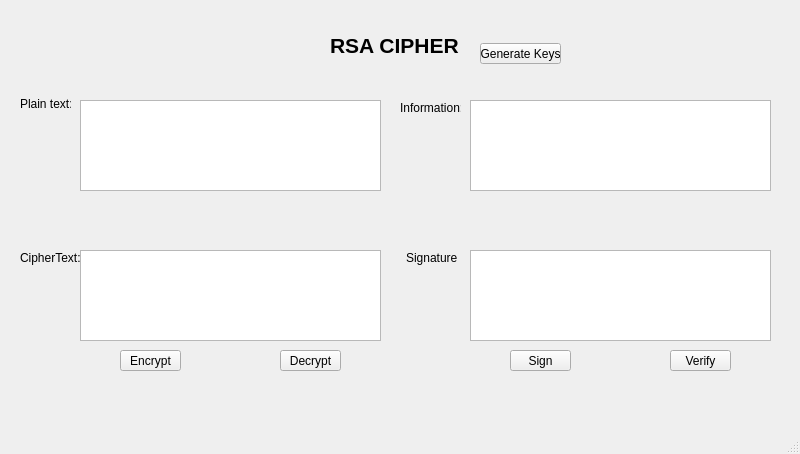
<?xml version="1.0" encoding="UTF-8"?>
<ui version="4.0">
 <class>MainWindow</class>
 <widget class="QMainWindow" name="MainWindow">
  <property name="geometry">
   <rect>
    <x>0</x>
    <y>0</y>
    <width>800</width>
    <height>454</height>
   </rect>
  </property>
  <property name="windowTitle">
   <string>MainWindow</string>
  </property>
  <widget class="QWidget" name="centralwidget">
   <widget class="QTextEdit" name="txt_plain_text">
    <property name="geometry">
     <rect>
      <x>80</x>
      <y>100</y>
      <width>301</width>
      <height>91</height>
     </rect>
    </property>
   </widget>
   <widget class="QLabel" name="label">
    <property name="geometry">
     <rect>
      <x>330</x>
      <y>30</y>
      <width>131</width>
      <height>31</height>
     </rect>
    </property>
    <property name="font">
     <font>
      <pointsize>16</pointsize>
      <weight>75</weight>
      <bold>true</bold>
     </font>
    </property>
    <property name="text">
     <string>RSA CIPHER</string>
    </property>
   </widget>
   <widget class="QPushButton" name="btn_gen_keys">
    <property name="geometry">
     <rect>
      <x>480</x>
      <y>43</y>
      <width>81</width>
      <height>21</height>
     </rect>
    </property>
    <property name="text">
     <string>Generate Keys</string>
    </property>
   </widget>
   <widget class="QLabel" name="label_2">
    <property name="geometry">
     <rect>
      <x>20</x>
      <y>96</y>
      <width>51</width>
      <height>16</height>
     </rect>
    </property>
    <property name="text">
     <string>Plain text:</string>
    </property>
   </widget>
   <widget class="QTextEdit" name="txt_info">
    <property name="geometry">
     <rect>
      <x>470</x>
      <y>100</y>
      <width>301</width>
      <height>91</height>
     </rect>
    </property>
   </widget>
   <widget class="QLabel" name="label_3">
    <property name="geometry">
     <rect>
      <x>400</x>
      <y>100</y>
      <width>61</width>
      <height>16</height>
     </rect>
    </property>
    <property name="text">
     <string>Information:</string>
    </property>
   </widget>
   <widget class="QTextEdit" name="txt_cipher_text">
    <property name="geometry">
     <rect>
      <x>80</x>
      <y>250</y>
      <width>301</width>
      <height>91</height>
     </rect>
    </property>
   </widget>
   <widget class="QLabel" name="label_4">
    <property name="geometry">
     <rect>
      <x>20</x>
      <y>250</y>
      <width>61</width>
      <height>16</height>
     </rect>
    </property>
    <property name="text">
     <string>CipherText:</string>
    </property>
   </widget>
   <widget class="QTextEdit" name="txt_sign">
    <property name="geometry">
     <rect>
      <x>470</x>
      <y>250</y>
      <width>301</width>
      <height>91</height>
     </rect>
    </property>
   </widget>
   <widget class="QLabel" name="label_5">
    <property name="geometry">
     <rect>
      <x>406</x>
      <y>250</y>
      <width>51</width>
      <height>16</height>
     </rect>
    </property>
    <property name="text">
     <string>Signature:</string>
    </property>
   </widget>
   <widget class="QPushButton" name="btn_encrypt">
    <property name="geometry">
     <rect>
      <x>120</x>
      <y>350</y>
      <width>61</width>
      <height>21</height>
     </rect>
    </property>
    <property name="text">
     <string>Encrypt</string>
    </property>
   </widget>
   <widget class="QPushButton" name="btn_decrypt">
    <property name="geometry">
     <rect>
      <x>280</x>
      <y>350</y>
      <width>61</width>
      <height>21</height>
     </rect>
    </property>
    <property name="text">
     <string>Decrypt</string>
    </property>
   </widget>
   <widget class="QPushButton" name="btn_sign">
    <property name="geometry">
     <rect>
      <x>510</x>
      <y>350</y>
      <width>61</width>
      <height>21</height>
     </rect>
    </property>
    <property name="text">
     <string>Sign</string>
    </property>
   </widget>
   <widget class="QPushButton" name="btn_verify">
    <property name="geometry">
     <rect>
      <x>670</x>
      <y>350</y>
      <width>61</width>
      <height>21</height>
     </rect>
    </property>
    <property name="text">
     <string>Verify</string>
    </property>
   </widget>
  </widget>
  <widget class="QMenuBar" name="menubar">
   <property name="geometry">
    <rect>
     <x>0</x>
     <y>0</y>
     <width>800</width>
     <height>21</height>
    </rect>
   </property>
  </widget>
  <widget class="QStatusBar" name="statusbar"/>
 </widget>
 <resources/>
 <connections/>
</ui>
